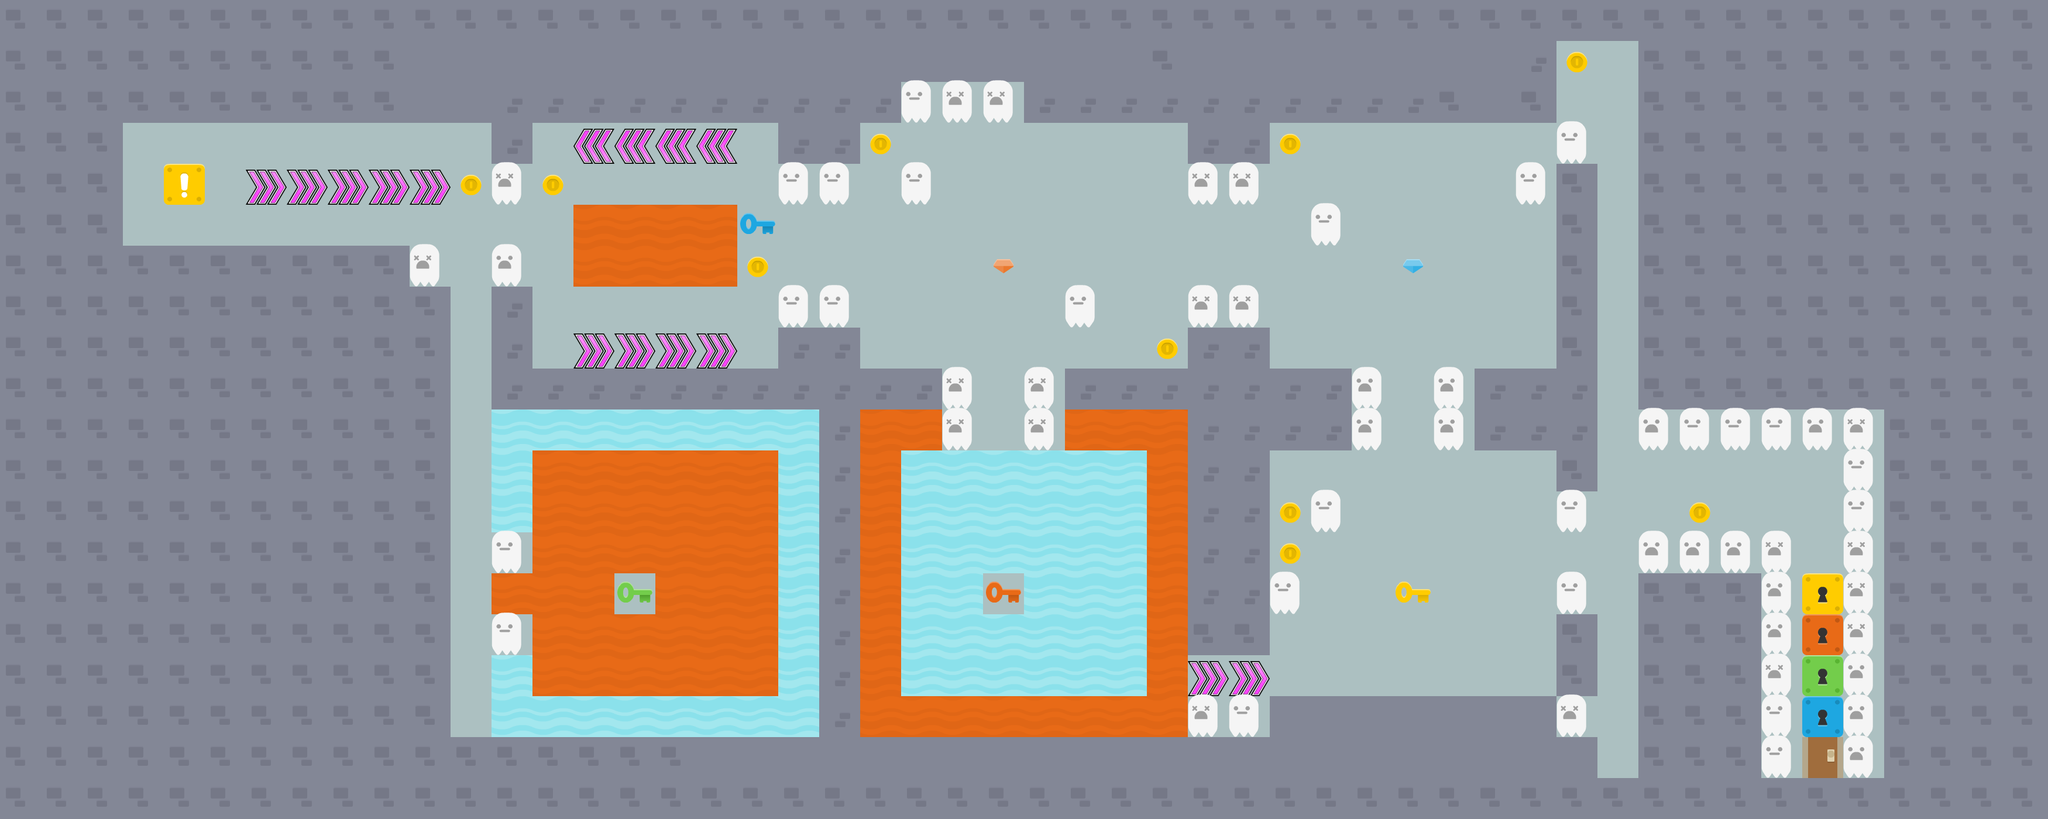

A 2D game scene composited from a Tiled map and its tileset images. What follows is a short description and the map's XML, with every tile layer's data as written:
An orthogonal 50x20 tile map with 70x70 px tiles, 2 tile layers (Passable, Walls).

<map version="1.5" tiledversion="1.7.2" orientation="orthogonal" renderorder="right-down" width="50" height="20" tilewidth="70" tileheight="70" infinite="0" nextlayerid="5" nextobjectid="1">
 <tileset firstgid="1" source="chipschallenge.tsx" />
 <layer id="4" name="Passable" width="50" height="20">
  <data encoding="csv">
0,0,0,0,0,0,0,0,0,0,0,0,0,0,0,0,0,0,0,0,0,0,0,0,0,0,0,0,0,0,0,0,0,0,0,0,0,0,0,0,0,0,0,0,0,0,0,0,0,0,
0,0,0,0,0,0,0,0,0,0,12,12,12,12,12,12,12,12,12,12,12,12,12,12,12,12,12,12,12,12,12,12,12,12,12,12,12,0,12,12,0,0,0,0,0,0,0,0,0,0,
0,0,0,0,0,0,0,0,0,0,12,12,0,0,0,0,0,0,0,0,0,0,12,12,12,0,0,0,0,0,0,0,0,0,0,12,12,0,12,12,0,0,0,0,0,0,0,0,0,0,
0,0,0,12,12,12,12,12,12,12,12,12,0,12,12,12,12,12,12,0,0,12,12,12,12,12,12,12,12,0,0,12,12,12,12,12,12,12,12,12,0,0,0,0,0,0,0,0,0,0,
0,0,0,12,12,12,12,12,12,12,12,12,12,12,12,12,12,12,12,12,12,12,12,12,12,12,12,12,12,12,12,12,12,12,12,12,12,12,0,12,0,0,0,0,0,0,0,0,0,0,
0,0,0,12,12,12,12,12,12,12,12,12,12,12,0,0,0,0,12,0,0,12,12,12,12,12,12,12,12,12,12,12,12,12,12,12,12,12,0,12,0,0,0,0,0,0,0,0,0,0,
0,0,0,0,0,0,0,0,0,0,12,12,12,12,0,0,0,12,12,0,0,12,12,12,12,12,12,12,12,12,12,12,12,12,12,12,12,12,0,12,0,0,0,0,0,0,0,0,0,0,
0,0,0,0,0,0,0,0,0,0,0,12,0,12,12,12,12,12,12,12,12,12,12,12,12,12,12,12,12,12,12,12,12,12,12,12,12,12,0,12,0,0,0,0,0,0,0,0,0,0,
0,0,0,0,0,0,0,0,0,0,0,12,0,12,12,12,12,12,12,0,0,12,12,12,12,12,12,12,12,0,0,12,12,12,12,12,12,12,0,12,0,0,0,0,0,0,0,0,0,0,
0,0,0,0,0,0,0,0,0,0,0,12,0,0,0,0,0,0,0,0,0,0,0,12,12,12,0,0,0,0,0,0,0,12,12,12,0,0,0,12,0,0,0,0,0,0,0,0,0,0,
0,0,0,0,0,0,0,0,0,0,0,12,0,0,0,0,0,0,0,0,0,0,0,12,12,12,0,0,0,0,0,0,0,12,12,12,0,0,0,12,12,12,12,12,12,12,0,0,0,0,
0,0,0,0,0,0,0,0,0,0,0,12,0,0,0,0,0,0,0,0,0,0,0,0,0,0,0,0,0,0,0,12,12,12,12,12,12,12,12,12,12,12,12,12,12,12,0,0,0,0,
0,0,0,0,0,0,0,0,0,0,0,12,0,0,0,0,0,0,0,0,0,0,0,0,0,0,0,0,0,0,0,12,12,12,12,12,12,12,12,12,12,12,12,12,12,12,0,0,0,0,
0,0,0,0,0,0,0,0,0,0,0,12,12,0,0,0,0,0,0,0,0,0,0,0,0,0,0,0,0,0,0,12,12,12,12,12,12,12,12,12,12,12,12,12,12,12,0,0,0,0,
0,0,0,0,0,0,0,0,0,0,0,12,0,0,0,12,0,0,0,0,0,0,0,0,12,0,0,0,0,0,0,12,12,12,12,12,12,12,12,12,0,0,0,12,12,12,0,0,0,0,
0,0,0,0,0,0,0,0,0,0,0,12,12,0,0,0,0,0,0,0,0,0,0,0,0,0,0,0,0,0,0,12,12,12,12,12,12,12,0,12,0,0,0,12,12,12,0,0,0,0,
0,0,0,0,0,0,0,0,0,0,0,12,0,0,0,0,0,0,0,0,0,0,0,0,0,0,0,0,0,12,12,12,12,12,12,12,12,12,0,12,0,0,0,12,12,12,0,0,0,0,
0,0,0,0,0,0,0,0,0,0,0,12,0,0,0,0,0,0,0,0,0,12,12,12,0,12,0,0,0,12,12,12,12,12,0,0,0,0,12,12,0,0,0,12,12,12,0,0,0,0,
0,0,0,0,0,0,0,0,0,0,0,12,12,12,12,12,12,12,12,12,12,12,12,12,12,12,12,12,12,12,12,12,12,12,12,12,12,12,12,12,0,0,0,12,12,12,0,0,0,0,
0,0,0,0,0,0,0,0,0,0,0,0,0,0,0,0,0,0,0,0,0,0,0,0,0,0,0,0,0,0,0,0,0,0,0,0,0,0,0,0,0,0,0,0,0,0,0,0,0,0
</data>
 </layer>
 <layer id="1" name="Walls" width="50" height="20">
  <data encoding="csv">
20,20,20,20,20,20,20,20,20,20,20,20,20,20,20,20,20,20,20,20,20,20,20,20,20,20,20,20,20,20,20,20,20,20,20,20,20,20,20,20,20,20,20,20,20,20,20,20,20,20,
20,20,20,20,20,20,20,20,20,20,19,19,19,19,19,19,19,19,19,19,19,19,19,19,19,19,19,19,20,19,19,19,19,19,19,19,19,21,1,0,20,20,20,20,20,20,20,20,20,20,
20,20,20,20,20,20,20,20,20,20,19,19,21,21,21,21,21,21,21,21,21,21,16,17,17,21,21,21,21,21,21,21,21,21,21,20,19,20,0,0,20,20,20,20,20,20,20,20,20,20,
20,20,20,0,0,0,0,0,0,0,0,0,21,0,27,27,27,27,0,21,21,1,0,0,0,0,0,0,0,21,21,1,0,0,0,0,0,0,16,0,20,20,20,20,20,20,20,20,20,20,
20,20,20,0,15,0,28,28,28,28,28,1,17,1,0,0,0,0,0,16,16,0,16,0,0,0,0,0,0,17,17,0,0,0,0,0,0,16,20,0,20,20,20,20,20,20,20,20,20,20,
20,20,20,0,0,0,0,0,0,0,0,0,0,0,7,7,7,7,3,12,12,0,0,0,0,0,0,0,0,0,0,0,16,0,0,0,0,0,20,0,20,20,20,20,20,20,20,20,20,20,
20,20,20,20,20,20,20,20,20,20,17,0,18,0,7,7,7,7,1,12,12,0,0,0,23,0,0,0,0,0,0,0,0,0,24,0,0,0,20,0,20,20,20,20,20,20,20,20,20,20,
20,20,20,20,20,20,20,20,20,20,20,0,21,0,0,0,0,0,0,16,16,0,0,0,0,0,16,0,0,17,17,0,0,0,0,0,0,0,20,0,20,20,20,20,20,20,20,20,20,20,
20,20,20,20,20,20,20,20,20,20,20,0,21,0,28,28,28,28,0,21,21,0,0,0,0,0,0,0,1,21,21,0,0,0,0,0,0,0,20,0,20,20,20,20,20,20,20,20,20,20,
20,20,20,20,20,20,20,20,20,20,20,0,21,21,21,21,21,21,21,21,21,21,21,17,0,17,21,21,21,21,21,21,21,18,0,18,21,21,21,0,20,20,20,20,20,20,20,20,20,20,
20,20,20,20,20,20,20,20,20,20,20,0,22,22,22,22,22,22,22,22,21,7,7,17,0,17,7,7,7,21,21,21,21,18,0,18,21,21,21,0,18,16,16,16,18,17,20,20,20,20,
20,20,20,20,20,20,20,20,20,20,20,0,22,7,7,7,7,7,7,22,21,7,22,22,22,22,22,22,7,21,21,0,0,0,0,0,0,0,20,0,0,0,0,0,0,16,20,20,20,20,
20,20,20,20,20,20,20,20,20,20,20,0,22,7,7,7,7,7,7,22,21,7,22,22,22,22,22,22,7,21,21,1,16,0,0,0,0,0,16,0,0,1,0,0,0,16,20,20,20,20,
20,20,20,20,20,20,20,20,20,20,20,0,16,7,7,7,7,7,7,22,21,7,22,22,22,22,22,22,7,21,21,1,0,0,0,0,0,0,0,0,18,18,18,17,0,17,20,20,20,20,
20,20,20,20,20,20,20,20,20,20,20,0,7,7,7,4,7,7,7,22,21,7,22,22,5,22,22,22,7,21,21,16,0,0,6,0,0,0,16,0,20,20,20,18,11,17,20,20,20,20,
20,20,20,20,20,20,20,20,20,20,20,0,16,7,7,7,7,7,7,22,21,7,22,22,22,22,22,22,7,20,20,0,0,0,0,0,0,0,20,0,20,20,20,18,10,17,20,20,20,20,
20,20,20,20,20,20,20,20,20,20,20,0,22,7,7,7,7,7,7,22,21,7,22,22,22,22,22,22,7,28,28,0,0,0,0,0,0,0,20,0,20,20,20,17,9,18,20,20,20,20,
20,20,20,20,20,20,20,20,20,20,20,0,22,22,22,22,22,22,22,22,21,7,7,7,7,7,7,7,7,17,16,19,19,19,19,19,19,19,17,0,20,20,20,16,8,18,20,20,20,20,
20,20,20,20,20,20,20,20,20,20,20,20,20,20,20,20,20,19,19,19,19,19,19,19,19,19,19,19,19,19,19,19,19,19,19,19,19,19,19,0,20,20,20,16,2,18,20,20,20,20,
20,20,20,20,20,20,20,20,20,20,20,20,20,20,20,20,20,20,20,20,20,20,20,20,20,20,20,20,20,20,20,20,20,20,20,20,20,20,20,20,20,20,20,20,20,20,20,20,20,20
</data>
 </layer>
</map>
